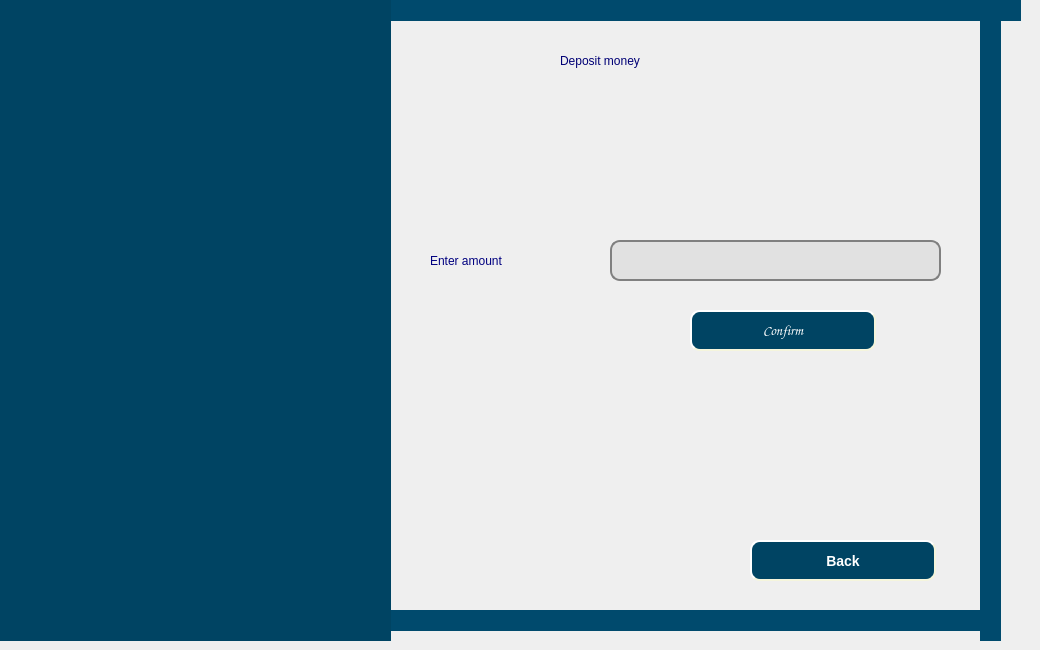
   <widget class="QWidget" name="deposite_money_page">
    <widget class="QLabel" name="label_70">
     <property name="geometry">
      <rect>
       <x>-10</x>
       <y>0</y>
       <width>1031</width>
       <height>21</height>
      </rect>
     </property>
     <property name="styleSheet">
      <string notr="true">background-color: rgb(0, 74, 109);</string>
     </property>
     <property name="text">
      <string/>
     </property>
    </widget>
    <widget class="QLabel" name="label_71">
     <property name="geometry">
      <rect>
       <x>-30</x>
       <y>610</y>
       <width>1031</width>
       <height>21</height>
      </rect>
     </property>
     <property name="styleSheet">
      <string notr="true">background-color: rgb(0, 74, 109);</string>
     </property>
     <property name="text">
      <string/>
     </property>
    </widget>
    <widget class="QLabel" name="label_72">
     <property name="geometry">
      <rect>
       <x>980</x>
       <y>0</y>
       <width>21</width>
       <height>641</height>
      </rect>
     </property>
     <property name="styleSheet">
      <string notr="true">background-color: rgb(0, 74, 109);</string>
     </property>
     <property name="text">
      <string/>
     </property>
    </widget>
    <widget class="QLabel" name="label_151">
     <property name="geometry">
      <rect>
       <x>0</x>
       <y>0</y>
       <width>391</width>
       <height>641</height>
      </rect>
     </property>
     <property name="styleSheet">
      <string notr="true">background-color: rgb(0, 68, 99);</string>
     </property>
     <property name="text">
      <string/>
     </property>
    </widget>
    <widget class="QLabel" name="label_156">
     <property name="geometry">
      <rect>
       <x>560</x>
       <y>40</y>
       <width>261</width>
       <height>41</height>
      </rect>
     </property>
     <property name="styleSheet">
      <string notr="true">font: 75 24pt &quot;Times New Roman&quot;;
color: rgb(0, 0, 117);</string>
     </property>
     <property name="text">
      <string>Deposit money</string>
     </property>
    </widget>
    <widget class="QLabel" name="user_name_D_11">
     <property name="geometry">
      <rect>
       <x>430</x>
       <y>240</y>
       <width>161</width>
       <height>41</height>
      </rect>
     </property>
     <property name="styleSheet">
      <string notr="true">font: 75 16pt &quot;Times New Roman&quot;;
color: rgb(0, 0, 127);</string>
     </property>
     <property name="text">
      <string>Enter amount </string>
     </property>
    </widget>
    <widget class="QLineEdit" name="deposite_amount_input">
     <property name="geometry">
      <rect>
       <x>610</x>
       <y>240</y>
       <width>331</width>
       <height>41</height>
      </rect>
     </property>
     <property name="styleSheet">
      <string notr="true">QLineEdit{ 
                                        background-color:rgb(225, 225, 225);
                                        border: 2px solid gray;
                                        border-radius: 10px;
                                        padding: 0 8px;
                                        font-size: 16px;}</string>
     </property>
    </widget>
    <widget class="QPushButton" name="deposite_money_confirm_button">
     <property name="geometry">
      <rect>
       <x>690</x>
       <y>310</y>
       <width>186</width>
       <height>41</height>
      </rect>
     </property>
     <property name="font">
      <font>
       <family>Comic Sans MS</family>
       <pointsize>-1</pointsize>
       <weight>75</weight>
       <italic>false</italic>
       <bold>true</bold>
      </font>
     </property>
     <property name="styleSheet">
      <string notr="true">QPushButton {
      background-color: rgb(0,68,99);
      color:white;
      border-style: outset;
      border-width: 2px;
      border-radius: 10px;
      border-color: beige;
      font: bold 14px;
      min-width: 10em;
      padding: 6px;
  }
QPushButton:pressed {
    background-color: green;
}</string>
     </property>
     <property name="text">
      <string>Confirm</string>
     </property>
    </widget>
    <widget class="QPushButton" name="backDep_to_cheakBlnc_button">
     <property name="geometry">
      <rect>
       <x>750</x>
       <y>540</y>
       <width>186</width>
       <height>41</height>
      </rect>
     </property>
     <property name="styleSheet">
      <string notr="true">QPushButton {
      background-color: rgb(0,68,99);
      color:white;
      border-style: outset;
      border-width: 2px;
      border-radius: 10px;
      border-color: beige;
      font: bold 14px;
      min-width: 10em;
      padding: 6px;
  }
QPushButton:pressed {
    background-color: green;
}</string>
     </property>
     <property name="text">
      <string>Back</string>
     </property>
    </widget>
    <widget class="QLabel" name="label_78">
     <property name="geometry">
      <rect>
       <x>0</x>
       <y>0</y>
       <width>391</width>
       <height>321</height>
      </rect>
     </property>
     <property name="text">
      <string/>
     </property>
     <property name="pixmap">
      <pixmap resource="image.qrc">:/image/pic/logo.PNG</pixmap>
     </property>
     <property name="scaledContents">
      <bool>true</bool>
     </property>
    </widget>
   </widget>
